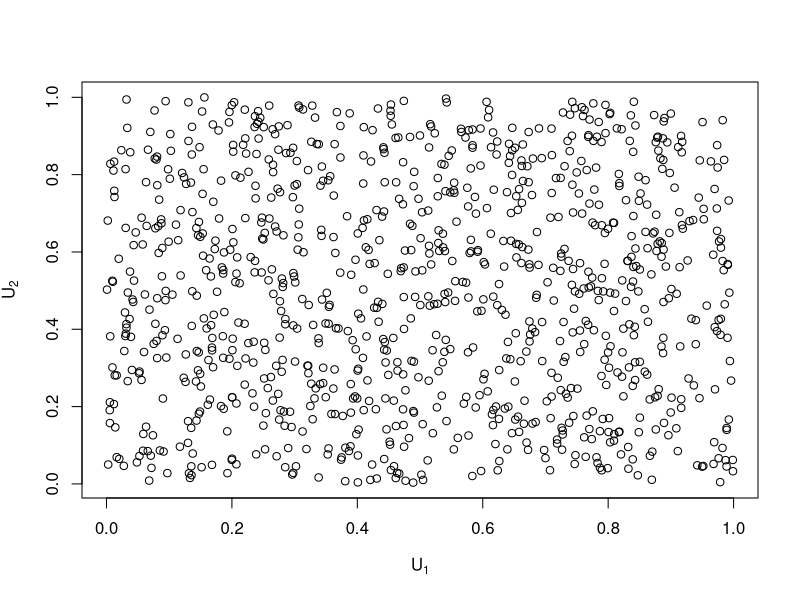
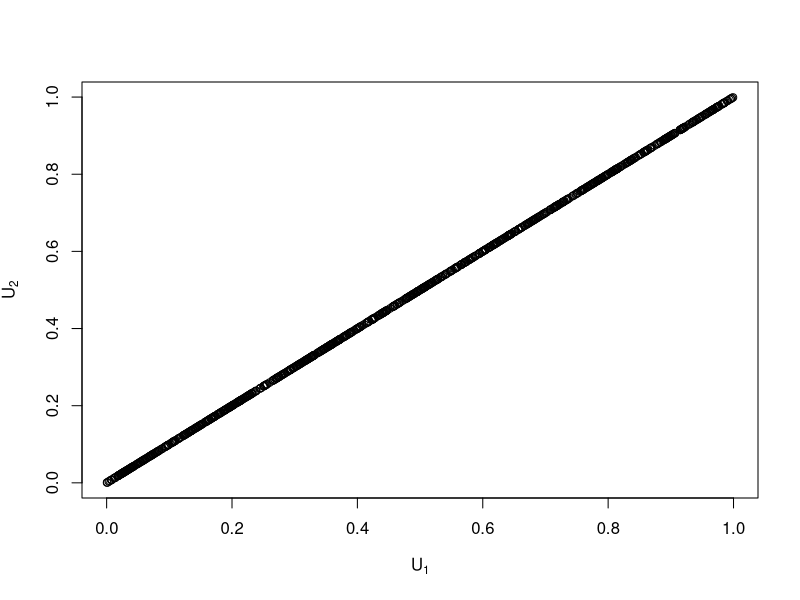
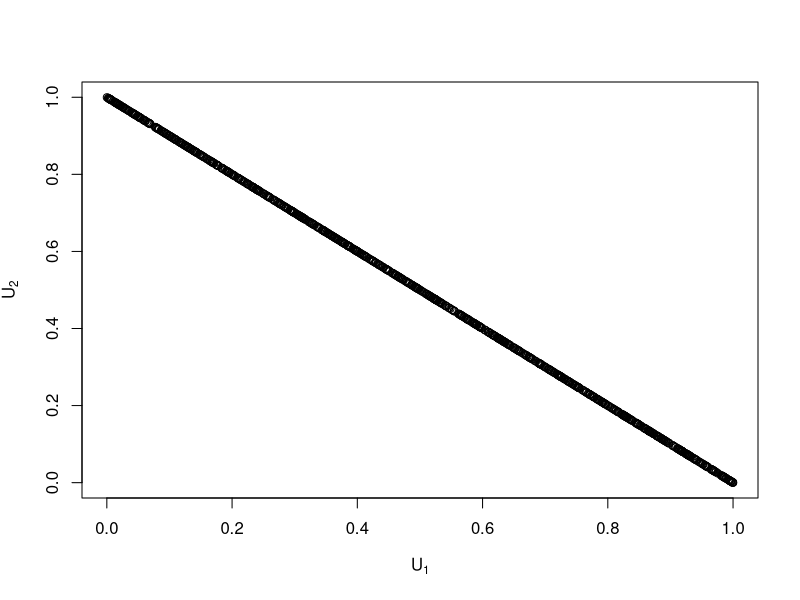
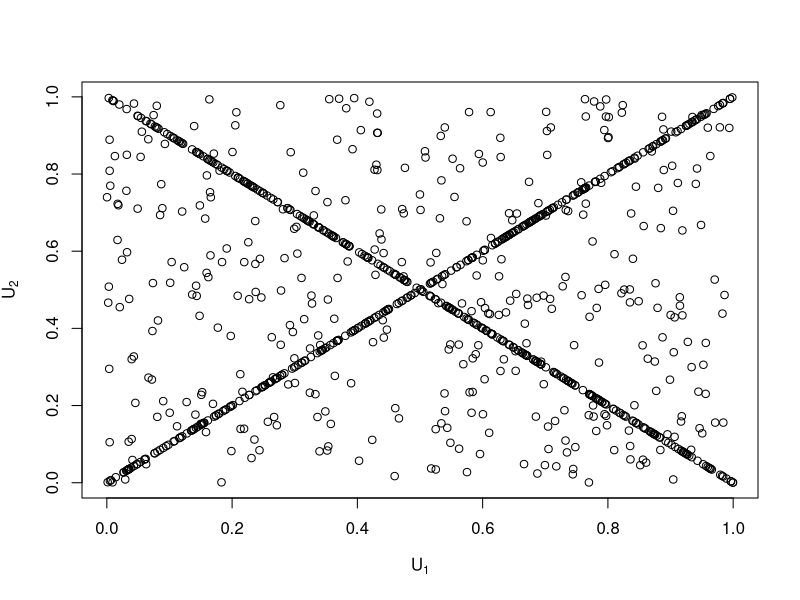
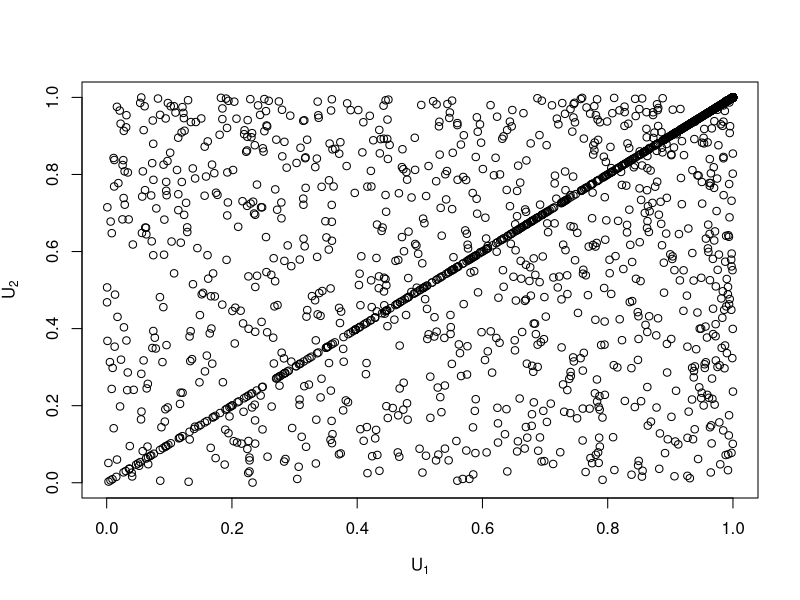
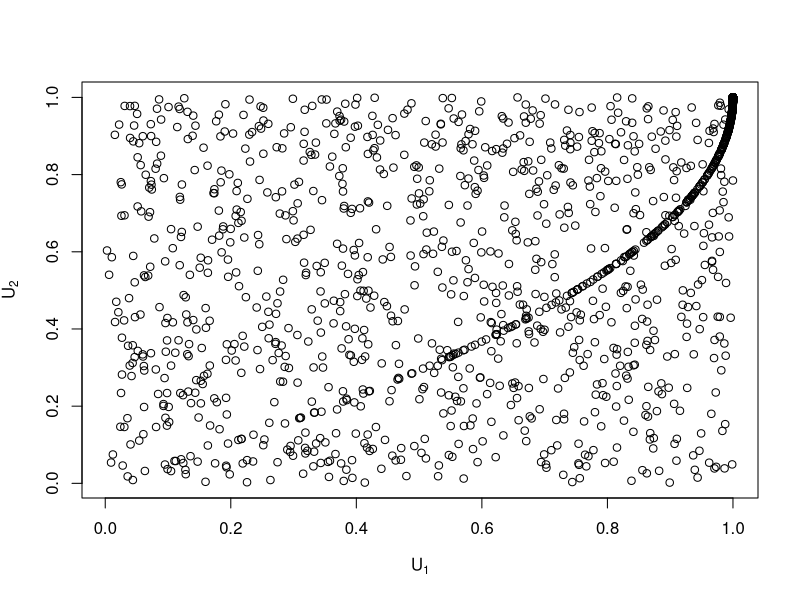
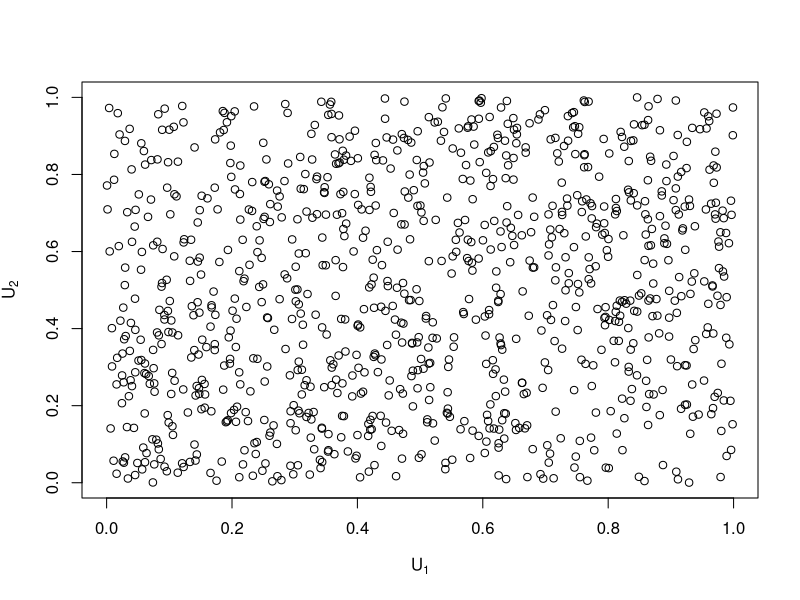
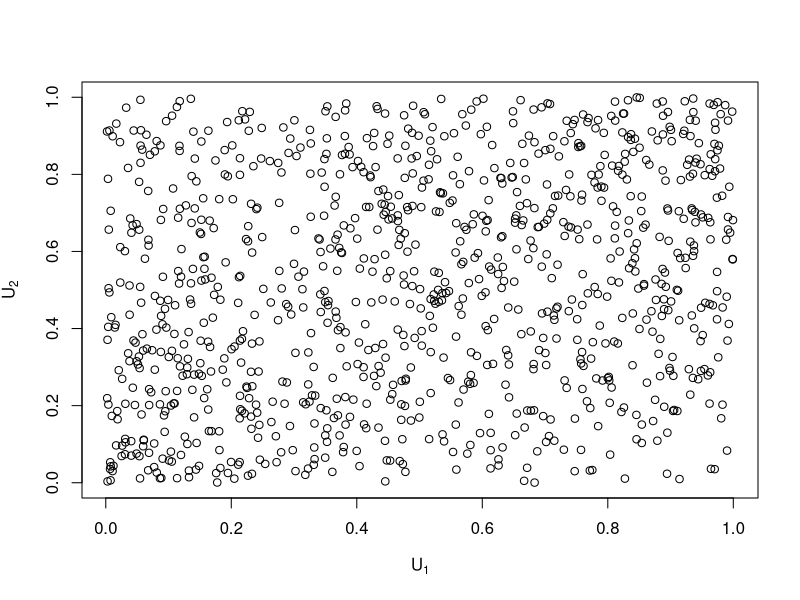

Write the R code that produced these figures, in order.
## ---- chunk 1
nsim <- 1000
vV <- matrix(runif(2 * nsim), nsim, 2, byrow = T)
plot(vV, xlab = expression(U[1]), ylab = expression(U[2]))
## ---- chunk 2
vV <- matrix(runif(nsim), nsim, 2)
plot(vV, xlab = expression(U[1]), ylab = expression(U[2]))
## ---- chunk 3
C <- function(u1, u2) min(u1, u2)
## ---- chunk 4
vV <- matrix(runif(nsim), nsim, 2)
vV[, 2] <- 1 - vV[,1]
plot(vV, xlab = expression(U[1]), ylab = expression(U[2]))
## ---- chunk 5
C <- function(u1, u2) max(u1 + u2 - 1, 0)
## ---- chunk 6
alphabeta <- c(.3, .3, 1-.3-.3)
vSup <- matrix(runif(nsim), nsim, 2)
vInf <- matrix(runif(nsim), nsim, 2)
vInf[,2]<-1 - vInf[,1]
vInd <- matrix(runif(2 * nsim), nsim, 2, byrow = T)
fb <- sample(c(1, 2, 3), 1000, replace = TRUE, prob = alphabeta)
vV <- matrix(numeric(), nsim, 2)

for(i in 1:nsim) {
  if (fb[i] == 1)
    vV[i, ] <- vInf[i, ]
  else if (fb[i] == 2)
    vV[i, ] <- vSup[i,]
  else vV[i, ] <- vInd[i, ]
}

plot(vV, xlab = expression(U[1]), ylab = expression(U[2]))
## ---- chunk 7
C <- function(u1, u2, alph, bet) (u1 * u2)*(1 - alph - bet) + alph * min(u1, u2) + bet * max(u1 + u2 - 1, 0)
## ---- chunk 8
alph <- 0.2
vV <- matrix(runif(3 * nsim), nsim, 3, byrow = T)
vY <- cbind(qexp(vV[ ,1], alph), sapply(1:2, function(t) qexp(vV[ ,t + 1], 1 - alph)))
vU <- sapply(1:2, function(t) 1-exp(-pmin(vY[ ,c(1, t + 1)])))
plot(vU, xlab = expression(U[1]), ylab = expression(U[2]))
## ---- chunk 9
C <- function(u1, u2) (u1 * u2) ** (1 - alph) * min(u1, u2) ** alph
## ---- chunk 10
alphabeta <- c(0.05, 0.1)
vV <- matrix(runif(3 * nsim), nsim, 3, byrow = T)
vY <- cbind(qexp(vV[ ,1], 1), sapply(1:2, function(t) qexp(vV[ ,t + 1], ((1 - alphabeta[t]) / alphabeta[t]))))
vX <- sapply(1:2, function(t) pmin(vY[ ,1], vY[ ,(t + 1)]))
vU <- sapply(1:2, function(t) 1 - exp(-pmin(vY[ ,c(1, (t + 1))]) / alphabeta[t]))
plot(vU, xlab = expression(U[1]), ylab = expression(U[2]))
## ---- chunk 11
C <- function(u1, u2, alph, bet) min(u1 ** (1 - alph) * u2, u1 * u2 ** (1 - bet))
## ---- chunk 12
alph <- 0.5
vV <- matrix(runif(nsim * 2), nsim, 2, byrow = T)
W1 <- alph * (2 * vV[ ,1] - 1) - 1
W2 <- (1 - alph * (2 * vV[ ,1] - 1)) ** 2 + 4 * alph * vV[ ,2] * (2 * vV[ ,1] - 1)
vU <- cbind(vV[ ,1], 2 * vV[ ,2] / (sqrt(W2) - W1))
plot(vU, xlab = expression(U[1]), ylab = expression(U[2])) 
## ---- chunk 13
C <- function(u1, u2, alph) u1 * u2 + alph * (1 - u1) * (1 - u2) * u1 * u2
## ---- chunk 14
alph <- 0.5
fg2 <- c(0, sapply(1:1000, function(t) alph * (1 - alph) ** (t - 1)))
vTheta <- sample(0:1000, nsim, replace = TRUE, prob = fg2)
vV <- matrix(runif(2 * nsim), nsim, 2)
vW <- sapply(1:2, function(t) -1 / vTheta * log(1 - vV[ ,t]))
vU <- sapply(1:2, function(t) (1 - alph) / (exp(vW[ ,t]) - alph))
plot(vU, xlab = expression(U[1]), ylab = expression(U[2]))
## ---- chunk 15
C <- function(u1, u2, alph) u1 * u2 / (1 - alph * (1 - u1) * (1 - u2))
## ---- chunk 16
alph <- 10

vV <- matrix(runif(nsim * 3), nsim, 3, byrow = T)
vTheta <- qgamma(vV[, 1], 1 / alph, 1)
vY <- sapply(1:2, function(t) qexp(vV[, t + 1], vTheta))
vU <- (1 + vY) ** (-1 / alph)
plot(vU, xlab = expression(U[1]), ylab = expression(U[2]))  
## ---- chunk 17
C <- function(u1, u2, alph) (u1 ** -alph + u2 ** -alph - 1)** -(1 / alph)
## ---- chunk 18
alph <- 20
vV <- matrix(runif(nsim * 2), nsim, 2)
vU <- cbind(vV[ ,1], -1 / alph * log(1 + vV[ ,2] * (exp(-alph) - 1) / (exp(-alph * vV[ ,1]) * (1 - vV[ ,2]) + vV[ ,2])))
plot(vU, xlab = expression(U[1]), ylab = expression(U[2]))
## ---- chunk 19
C <- function(u1, u2, alph) -1 / alph * log(1 + (exp(-alph * u1) - 1) * (exp(-alph * u2) - 1) / (exp(-alph) - 1))
## ---- chunk 20
rstable <- function(n, phi){ 
  # algo de Marceau (2013) page 351 
  R <- runif(n, min = - pi / 2, max = pi / 2) 
  V <- rexp(n, 1) 
  A <- sin(phi * (R + pi / 2)) / cos(R) ** (1 / phi) 
  B <- (cos(phi * pi / 2 + (phi - 1) * R) / V) ** ((1 - phi) / phi) 
  A * B 
} 

alph <- 5
vThet <- rstable(nsim, phi = alph ** -1) 
vV<-matrix(runif(nsim * 2), nsim, 2)
vZ <- qexp(vV, 1)
vU <- exp(- (vZ / vThet) ** (1 / alph)) 
plot(vU, xlab = expression(U[1]), ylab = expression(U[2]))

## ---- chunk 21
C <- function(u1, u2, alph) exp(-(((-log(u1)) ** alph) + (-log(u2)) ** alph) ** (1 / alph))
## ---- chunk 22
alph<-.8
vV<-MASS::mvrnorm(nsim, c(0, 0), matrix(c(1, alph, alph, 1), 2))
vU<-sapply(1:2, function(t) pnorm(vV[ ,t], 0, 1))
plot(vU, xlab = expression(U[1]), ylab = expression(U[2]))
